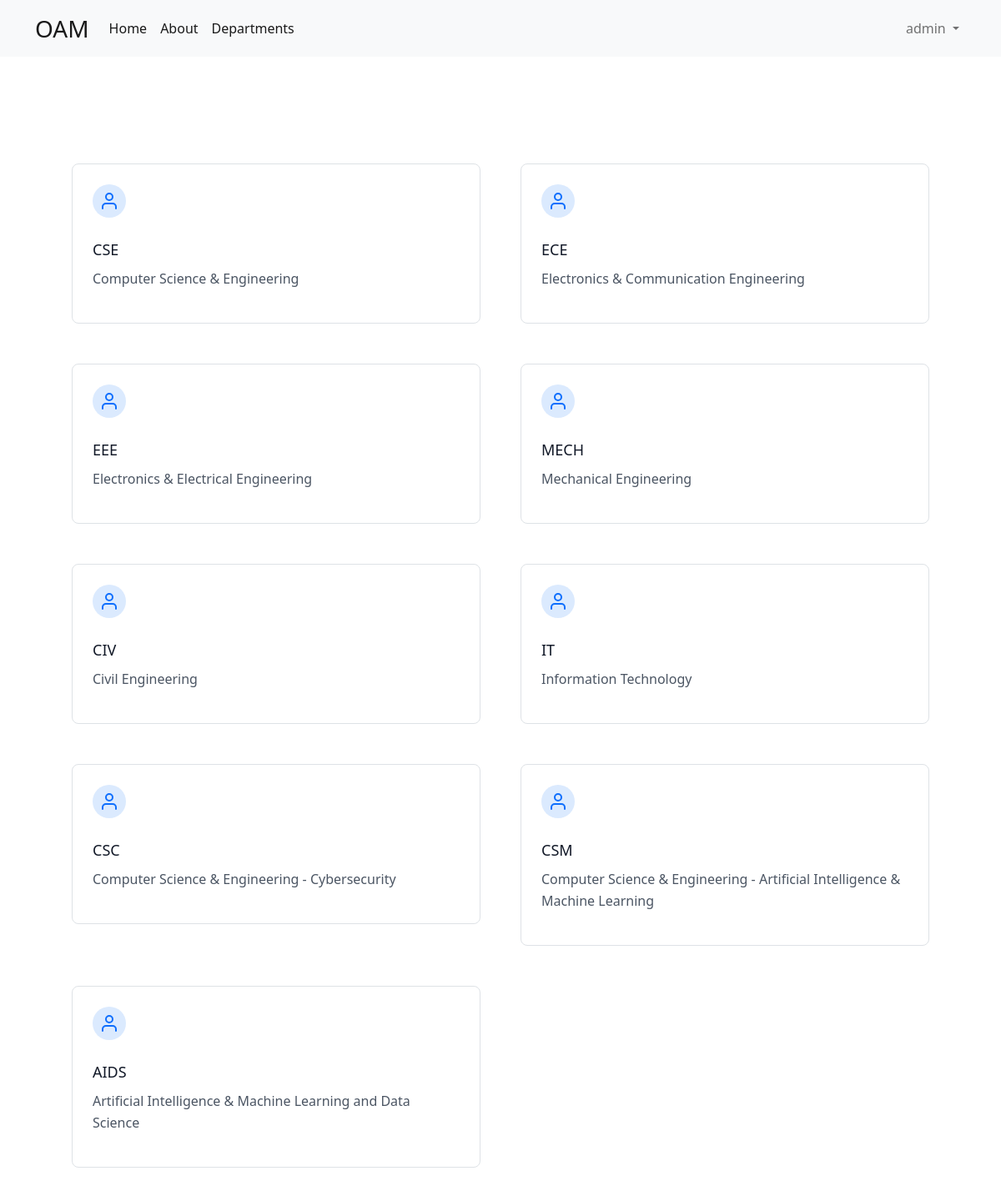
Screenshot of /departments/ (signed in) with the database file from the repository.
### core/models.py (models this page shows, shortened)
class User(AbstractUser):
    user_type        = models.CharField(
                    max_length = 10,
                    choices = user_types,
                    default='student',
                    null = False,
                )
    gender      = models.CharField(
                    max_length=50,
                    choices=sex_choice,
                    default='Male'
                )
    dob         = models.DateField(
                    _("date of birth"),
                    default=date.today,
                    null = True,
                    blank = True,
                    help_text="Please use the following format: <em>YYYY-MM-DD</em>."
                )
    date_joined = models.DateTimeField(_("date joined"), default=timezone.now)
    class Meta:
        ordering    = [
                        'first_name',
                        'last_name',
                        'dob',
                        'email',
                        'gender'
                    ]

### att/models.py (models this page shows, shortened)
class Department(models.Model):
    name = models.CharField(_("Name of the Department"), max_length=200)#, choices = dept_types, default=dept_types[7][1])
    short_name = models.CharField(max_length = 10, primary_key = True)

### att/views.py (the view)
# urls.py: path('departments/', views.departments, name = 'departments'),
@login_required
@faculty_login_required
def departments(request):
    return render(request, 'depts.html', {
        'departments' : Department.objects.filter()
    })

### templates/depts.html (shortened to what this page needs)
{% extends 'base.html' %} {% block body %}
<section class="text-gray-600 body-font">
  <div class="container px-5 py-24 mx-auto">
    <div class="flex flex-wrap -m-4">
      {% for department in departments %}
        <div class="xl:w-1/3 md:w-1/2 p-4">
          <div class="border border-gray-200 p-6 rounded-lg">
            <div
              class="w-10 h-10 inline-flex items-center justify-center rounded-full bg-blue-100 text-blue-500 mb-4"
            >
              <a style="text-decoration:none" href="{% url 'department sections' department.short_name %}">
              <svg
                fill="none"
                stroke="currentColor"
                stroke-linecap="round"
                stroke-linejoin="round"
                stroke-width="2"
                class="w-6 h-6"
                viewBox="0 0 24 24"
              >
                <path d="M20 21v-2a4 4 0 00-4-4H8a4 4 0 00-4 4v2"></path>
                <circle cx="12" cy="7" r="4"></circle>
              </svg>
            </div>
            <h2 class="text-lg text-gray-900 font-medium title-font mb-2">
              {{ department.short_name }}
            </h2></a>
            <p class="leading-relaxed text-base">
              {{ department.name }}
            </p>
          </div>
        </div>
      {% endfor %}
    </div>
  </div>
</section>
{% endblock body %}

### templates/nav.html (shortened to what this page needs)
<nav class="navbar navbar-expand-lg bg-light mb-4">
    <div class="container   ">
      <a class="navbar-brand fs-3" href="{% url 'home' %}">OAM</a>
      <div class="collapse navbar-collapse" id="navbarSupportedContent">
        <ul class="navbar-nav me-auto mb-2 mb-lg-0">
          <li class="nav-item">
            <a class="nav-link active" aria-current="page" href="{% url 'home' %}">Home</a>
          </li>
          <li class="nav-item">
            <a class="nav-link active" aria-current="page" href="{% url 'about' %}">About</a>
          </li>
          {% if user.is_authenticated and user.user_type != 'student' %}
          <li class="nav-item">
            <a class="nav-link active" aria-current="page" href="{% url 'departments' %}">Departments</a>
          </li>
          {% endif %}
        </ul>
				{% if user.is_authenticated %}
					<ul class="navbar-nav mr-0 mb-2 mb-lg-0">
						<li class="nav-item dropdown">
							<a class="nav-link dropdown-toggle" href="#" role="button" data-bs-toggle="dropdown" aria-expanded="false">
								{{ user.username }}
							</a>
						</li>
					</ul>
        {% else %}
					<div class="form-inline my-2 my-lg-0">
						<a href="{% url 'login' %}" class="btn btn-outline-success">Login</a>
						<a href="{% url 'signup' %}" class="btn btn-primary ml-3">Signup</a>
					</div>
				{% endif %}
      </div>
    </div>
  </nav>

### rows the page displays
User: username "admin"
Department: short_name "CSE", name "Computer Science & Engineering"
Department: short_name "ECE", name "Electronics & Communication Engineering"
Department: short_name "EEE", name "Electronics & Electrical Engineering"
Department: short_name "MECH", name "Mechanical Engineering"
Department: short_name "CIV", name "Civil Engineering"
Department: short_name "IT", name "Information Technology"
Department: short_name "CSC", name "Computer Science & Engineering - Cybersecurity"
Department: short_name "CSM", name "Computer Science & Engineering - Artificial Intelligence & Machine Learning"
Department: short_name "AIDS", name "Artificial Intelligence & Machine Learning and Data Science"
